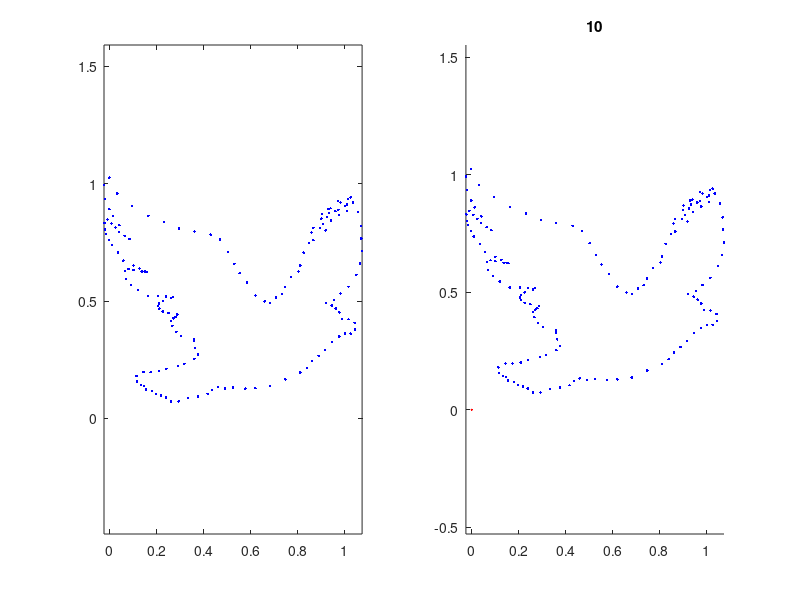

This chart was generated by the following MATLAB code:
%start clean
close all;
clear all;
clc;

iVec = [-0.0018691588785046676, 1.0252179376423467;...
0.031775700934579446, 0.9579203644074452;...
0.09532710280373831, 0.9052658446556192;...
0.1644859813084112, 0.8631037461713658;...
0.23177570093457944, 0.83565145684442;...
0.2953271028037383, 0.8082070211262076;...
0.36074766355140186, 0.7954645409565695;...
0.42990654205607476, 0.7827142071781984;...
0.4691588785046729, 0.7616233409251552;...
0.502803738317757, 0.7090316500431948;...
0.5308411214953271, 0.6585525799104689;...
0.5532710280373832, 0.618589491871515;...
0.5850467289719626, 0.5786067698107281;...
0.6205607476635514, 0.5239103117882667;...
0.6598130841121496, 0.4986177648629546;...
0.6822429906542056, 0.492268122202152;...
0.7084112149532711, 0.5153223906384984;...
0.7327102803738318, 0.5299772245346739;...
0.7476635514018691, 0.5593575748056232;...
0.7719626168224298, 0.6034241734076808;...
0.8037383177570094, 0.6264666614309276;...
0.811214953271028, 0.6516610382470747;...
0.8261682242990654, 0.7062514725516376;...
0.8485981308411215, 0.7482211576219273;...
0.8672897196261683, 0.7586860912589335;...
0.8598130841121494, 0.7923152438545512;...
0.8672897196261683, 0.8112070996622949;...
0.8953271028037383, 0.8111481975967958;...
0.919626168224299, 0.8005929474593576;...
0.908411214953271, 0.8279274326553051;...
0.9009345794392523, 0.8510523835702506;...
0.9028037383177568, 0.869956019791094;...
0.9252336448598131, 0.857303856121888;...
0.9420560747663551, 0.8425626325296474;...
0.9345794392523363, 0.8740909447891306;...
0.9308411214953272, 0.8909055210869394;...
0.9401869158878504, 0.8950875677373753;...
0.9607476635514018, 0.882439330872536;...
0.9775700934579439, 0.8655972669441608;...
0.9738317757009345, 0.8887143642503731;...
0.9719626168224298, 0.9265334171051598;...
0.9831775700934577, 0.9202073352705569;...
1.0037383177570094, 0.905458258069583;...
1.011214953271028, 0.884434147490772;...
1.011214953271028, 0.9117450718605199;...
1.0149532710280373, 0.9348464619492657;...
1.0261682242990655, 0.9411254221314694;...
1.0355140186915888, 0.9200973847482918;...
1.0579439252336447, 0.8780334563732035;...
1.0691588785046728, 0.8191863661352392;...
1.0710280373831775, 0.7666614309275113;...
1.074766355140187, 0.7120317285792823;...
1.0654205607476637, 0.659530354197754;...
1.050467289719626, 0.6112424409015944;...
1.016822429906542, 0.5608929553129663;...
0.9831775700934577, 0.531551873085683;...
0.9551401869158878, 0.5042998507814341;...
0.9214953271028037, 0.4917654912432263;...
0.9457943925233645, 0.48121024110578814;...
0.9626168224299063, 0.46856985784968197;...
0.9775700934579439, 0.4517317207256736;...
0.988785046728972, 0.42439723552972597;...
1.016822429906542, 0.42223749312809244;...
1.0429906542056073, 0.4074766355140188;...
1.0448598130841122, 0.37806094400376977;...
1.0261682242990655, 0.36129348935836025;...
1.0018691588785045, 0.3613445378151261;...
0.9775700934579439, 0.3487905442550854;...
0.9476635514018692, 0.325744129427472;...
0.9177570093457943, 0.2921935129191865;...
0.8897196261682243, 0.2670423309510721;...
0.8616822429906541, 0.24399198931909216;...
0.8392523364485981, 0.2146273462656092;...
0.811214953271028, 0.19577868530589815;...
0.7476635514018691, 0.1665004319484804;...
0.6822429906542056, 0.13722610539542934;...
0.6205607476635514, 0.1289523285949895;...
0.5775700934579439, 0.12694180475928707;...
0.525233644859813, 0.13125343595382089;...
0.4915887850467289, 0.12712243776015097;...
0.45981308411214955, 0.13349171444278662;...
0.43551401869158873, 0.12093772088274568;...
0.416822429906542, 0.10417026623733616;...
0.3757009345794392, 0.09375245425272927;...
0.3327102803738317, 0.08754024974475783;...
0.2934579439252336, 0.07291683028351525;...
0.2616822429906542, 0.07298358595774768;...
0.23925233644859806, 0.08983743029922253;...
0.2186915887850467, 0.09828398649179315;...
0.19813084112149532, 0.1046297023482291;...
0.18130841121495328, 0.11727008560433538;...
0.15514018691588788, 0.12362758187387113;...
0.1457943925233645, 0.1383530982486454;...
0.1345794392523364, 0.14257833974711387;...
0.11588785046728971, 0.15732349014372105;...
0.11401869158878504, 0.18043666064556674;...
0.14392523364485982, 0.19718055446477667;...
0.17383177570093455, 0.19711772559491092;...
0.20934579439252332, 0.20124479698421438;...
0.2411214953271028, 0.2116822429906543;...
0.2897196261682242, 0.22418518809392918;...
0.3177570093457944, 0.232529647372968;...
0.36074766355140186, 0.25344773423388056;...
0.3757009345794392, 0.27232388282415787;...
0.36448598130841114, 0.29965836802010537;...
0.35887850467289717, 0.3290819131390875;...
0.35887850467289717, 0.3374852744836253;...
0.302803738317757, 0.3523089609675647;...
0.28411214953271025, 0.3691549517003063;...
0.2672897196261682, 0.3944003769732193;...
0.2616822429906542, 0.41542056074766354;...
0.27102803738317754, 0.42590512840650285;...
0.2803738317757009, 0.43218801539307317;...
0.2878504672897196, 0.44267650985627904;...
0.2504672897196262, 0.4490575669520145;...
0.2261682242990654, 0.4554111364171838;...
0.21121495327102802, 0.4680475928689233;...
0.20560747663551399, 0.4785635749626954;...
0.20934579439252332, 0.4890599230346345;...
0.2261682242990654, 0.49952878347600727;...
0.2616822429906542, 0.5120592162098485;...
0.26915887850467285, 0.5183460300007855;...
0.23925233644859806, 0.5184088588706511;...
0.20560747663551399, 0.5205803816853845;...
0.1626168224299065, 0.5206706981858165;...
0.11962616822429907, 0.5459710987198618;...
0.0897196261682243, 0.5691431712872065;...
0.06915887850467291, 0.5943964501688526;...
0.06542056074766354, 0.628017749155737;...
0.08037383177570094, 0.6363896960653421;...
0.10093457943925231, 0.6321448205450405;...
0.13644859813084115, 0.6257676902536715;...
0.1495327102803738, 0.6257402026231054;...
0.15700934579439252, 0.6236236550695045;...
0.12710280373831773, 0.6383923662923113;...
0.10093457943925231, 0.6510523835702506;...
0.05794392523364485, 0.6721511034320271;...
0.03551401869158878, 0.7058116704625776;...
0.00934579439252338, 0.7373792507657269;...
-0.003738317757009335, 0.7605159820937721;...
-0.014953271028037382, 0.7857496269535852;...
-0.020560747663551385, 0.804668970391895;...
-0.022429906542056066, 0.8319838215660096;...
-0.009345794392523352, 0.8466622162883846;...
0.007476635514018698, 0.8298201523600094;...
0.02429906542056076, 0.8129780884316344;...
0.04112149532710281, 0.7940351841671248;...
0.0635514018691589, 0.77718133982565;...
0.08411214953271028, 0.7645331029608105;...
0.04112149532710281, 0.8234469488730072;...
0.013084112149532715, 0.8613209769889264;...
-0.0018691588785046676, 0.8907641561297416;...
-0.018691588785046717, 0.9349171444278646;...
-0.024299065420560734, 0.9937524542527292;...
];

figure; subplot(1,2,1); plot(iVec(:, 1), iVec(:, 2), '.b');axis('equal');

%make laplacian

[n, d] = size(iVec)

L = sparse(n, n);

for i = 1:n
   L(i, i) = 2;
   
   if i == 1
       L(i, i+1) = -1;
       L(i, n) = -1;
   else if i == n
           L(i, 1) = -1;
           L(i, i-1) = -1;          
   else       
       L(i, i+1) = -1;
       L(i, i-1) = -1;
       end
   end
   
end

nEigs = 10;

[V, D] = eigs(L, 10);
newX = zeros(n, 2);
subplot(1,2,2);
hold on;
p1 = plot(iVec(:, 1), iVec(:, 2),'.b');
p2 = plot(newX(:, 1), newX(:, 2),'.r');
hold off;



for i = 1:nEigs



%V = V*D*V';

newX(:,1) = newX(:,1) + (V(:,i)' * iVec(:,1)) * V(:,i);
newX(:,2) = newX(:,2) + (V(:,i)' * iVec(:,2)) * V(:,i);

%newX(:,1) = iVec(:,1)'*V;
%newX(:,2) = iVec(:,2)'*V;

hold on;
delete(p2);
p2 = plot(newX(:, 1), newX(:, 2),'-r');axis('equal');
hold off;
title(i);
drawnow();

%pause();

end



























